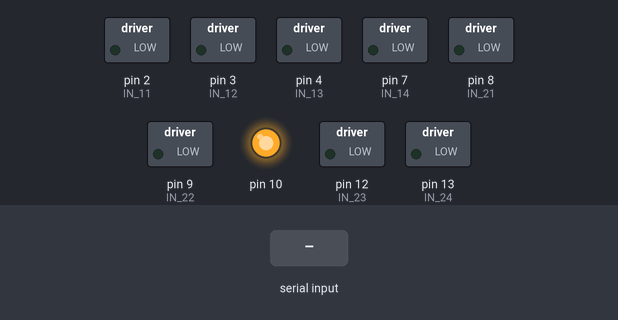
Bench run of a sketch on a simulated Arduino Uno, built with avr-gcc and run on an emulated ATmega328P. Parts: switched loads named in the sketch (green lamp = pin HIGH), output pins drawn as LEDs (lit = HIGH). The inputs (shaded band) are chosen by the test bench. What the sketch prints to the serial monitor is not drawn.

Above: at 1.2 s.
1.3 s: "F" received over Serial
At 2.5 s:
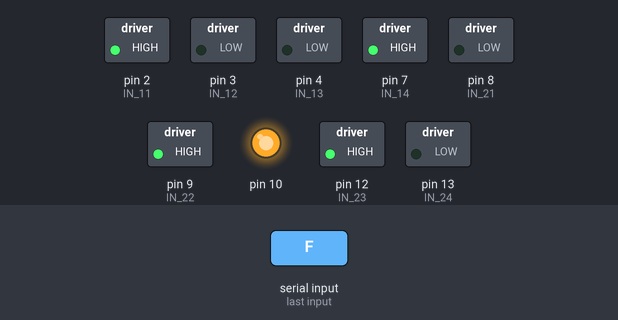
2.8 s: "L" received over Serial
At 3.6 s:
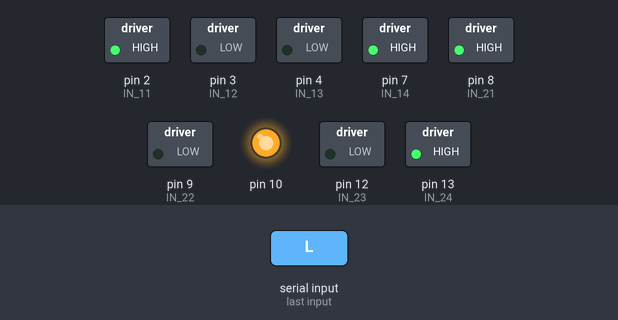
4.3 s: "S" received over Serial
At 4.8 s:
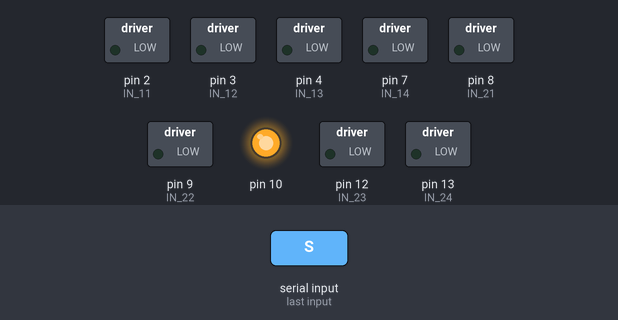
Timing chart, 0 to 7.3 s (numbered marks = the images above; inputs shaded):
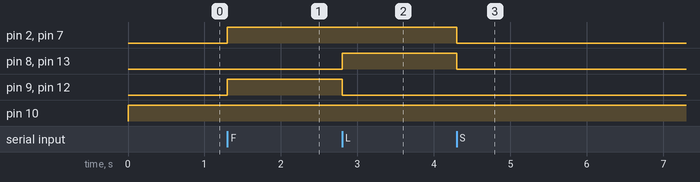

Measured:
- after the input at 1.3 s, pin 2 (IN_11), pin 7 (IN_14), pin 9 (IN_22), pin 12 (IN_23): LOW → HIGH at once
- after the input at 2.8 s, pin 8 (IN_21), pin 13 (IN_24): LOW → HIGH at once; pin 9 (IN_22), pin 12 (IN_23): HIGH → LOW at once
- after the input at 4.3 s, pin 2 (IN_11), pin 7 (IN_14), pin 8 (IN_21), pin 13 (IN_24): HIGH → LOW at once

The sketch:

bot.ino
```cpp
/*
 * CODE: get commands to control the bot from
 *      the bluetooth and then execute the command
 *      operations accprdingly.
 */

#define IN_11  2                // L298N #1 in 1 motor Front Right
#define IN_12  3                // L298N #1 in 2 motor Front Right
#define IN_13  4                // L298N #1 in 3 motor Back Right
#define IN_14  7                // L298N #1 in 4 motor Back Right

#define IN_21  8                // L298N #2 in 1 motor Front Left
#define IN_22  9                // L298N #2 in 2 motor Front Left
#define IN_23  12               // L298N #2 in 3 motor Back Left
#define IN_24  13               // L298N #2 in 4 motor Back Left

void setup() {
        pinMode(IN_11, OUTPUT);
        pinMode(IN_12, OUTPUT);
        pinMode(IN_13, OUTPUT);
        pinMode(IN_14, OUTPUT);
        pinMode(IN_21, OUTPUT);
        pinMode(IN_22, OUTPUT);
        pinMode(IN_23, OUTPUT);
        pinMode(IN_24, OUTPUT);
        pinMode(10, OUTPUT);
        Serial.begin(9600);
}

void goAhead(){
        digitalWrite(IN_11, HIGH);
        digitalWrite(IN_12, LOW);
        digitalWrite(IN_13, LOW);
        digitalWrite(IN_14, HIGH);
        digitalWrite(IN_21, LOW);
        digitalWrite(IN_22, HIGH);
        digitalWrite(IN_23, HIGH);
        digitalWrite(IN_24, LOW);
}

void goLeft(){
        digitalWrite(IN_11, HIGH);
        digitalWrite(IN_12, LOW);
        digitalWrite(IN_13, LOW);
        digitalWrite(IN_14, HIGH);
        digitalWrite(IN_21, HIGH);
        digitalWrite(IN_22, LOW);
        digitalWrite(IN_23, LOW);
        digitalWrite(IN_24, HIGH);
}

void stopRobot(){
        digitalWrite(IN_11, LOW);
        digitalWrite(IN_12, LOW);
        digitalWrite(IN_13, LOW);
        digitalWrite(IN_14, LOW);
        digitalWrite(IN_21, LOW);
        digitalWrite(IN_22, LOW);
        digitalWrite(IN_23, LOW);
        digitalWrite(IN_24, LOW);
}

void loop(){
        digitalWrite(10, HIGH);
        if (Serial.available() > 0) {
                char data = Serial.read();
                Serial.write(data);
                switch (data) {
                        case 'F':goAhead();break;
                        case 'L':goLeft();break;
                        case 'S': stopRobot(); break;

                }
        }
}
```
